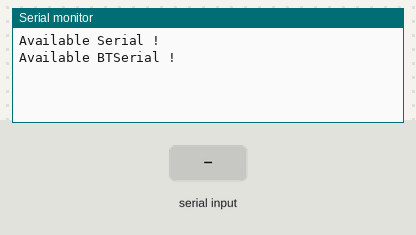
The sketch below on a simulated Arduino Leonardo, built with avr-gcc and run on an emulated ATmega32U4. On the bench: the last lines printed to the serial monitor. Inputs (shaded band) come from the test bench.

Above: at 1.2 s.
1.3 s: "1" received over the second serial link
At 1.8 s:
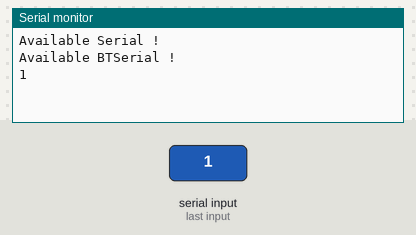
2.8 s: "0" received over the second serial link
At 4.2 s:
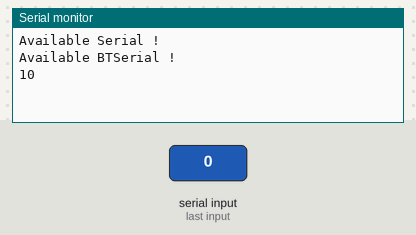

The sketch:

Test_BluetoothWithsoftware.ino
```cpp
#include <SoftwareSerial.h>

SoftwareSerial BTSerial(8, 9); // TX --> 8 | RX --> 9
void setup(){
  Serial.begin(9600);

  while (!Serial) {
    ; // wait for serial port to connect. Needed for Leonardo only
  }
  Serial.println("Available Serial !");

  BTSerial.begin(9600);
  Serial.println("Available BTSerial !");

}
void loop(){
// BT –> Data –> Serial
  if (BTSerial.available()) {
    Serial.write(BTSerial.read());
  }
// Serial –> Data –> BT
  if (Serial.available()) {
    BTSerial.write(Serial.read());
  }
}
```

Measured:
- after the input at 1.3 s, the serial monitor: prints a new line at once (image 1)
- after the input at 2.8 s, the serial monitor: prints a new line at once (image 2)
